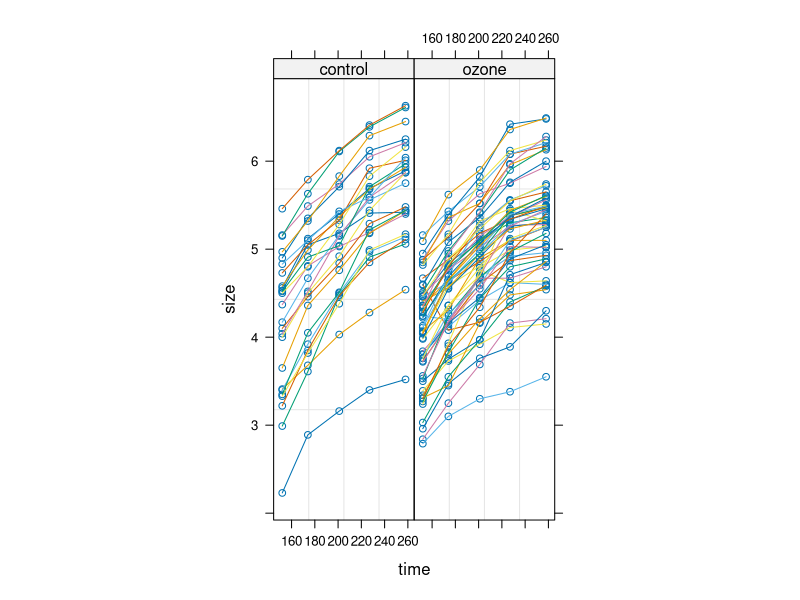

Source code (R):
# Exercise 12: Repeated measurement for Sitka spruce data

# Read data
#setwd(" ") # change to proper working directory, if needed
Sitka <- read.csv("Rscripts/data/exercise12.csv")
Sitka$tree <- factor(Sitka$tree)
Sitka$treat <- factor(Sitka$treat)
head(Sitka)

library(nlme)
Sitka.grp <- groupedData(size ~ time | tree, outer= ~treat, data=Sitka)
# nice plot of size vs time
plot(Sitka.grp, outer= ~treat, key=FALSE)

# 1: Compound symmetry: constant correlation among observations from same tree
(lme.tree1 <- gls(size ~ treat + time + treat:time, correlation =  corCompSymm(form = ~ 1 | tree), data=Sitka) ) 
summary(lme.tree1)
logLik(lme.tree1)
AIC(lme.tree1)

# Different specification of same model
(lme.tree1.1 <- lme(size ~ treat + time + treat:time, random= ~ 1  | tree, data=Sitka) ) 
summary(lme.tree1.1)
logLik(lme.tree1.1)
AIC(lme.tree1.1)

# 2: AR(1): autocorrelation
(lme.tree2 <- gls(size ~ treat + time + treat:time, correlation = corAR1(form = ~ 1 | tree), data=Sitka) )
summary(lme.tree2)
logLik(lme.tree2)
AIC(lme.tree2)

#3b: unstructured, heterogeneous variance
(lme.tree3a <- gls(size ~ treat + time + treat:time, 
                   correlation =  corSymm(form = ~ 1 | tree), 
                   weights=varIdent(form= ~ 1 | time), data=Sitka) ) 
summary(lme.tree3a)
logLik(lme.tree3a)
AIC(lme.tree3a)

#3b: unstructured, homogeneous variance
(lme.tree3b <- lme(size ~ treat + time + treat:time, 
                   random = list(tree = pdSymm(~ 1)), data=Sitka) ) 
summary(lme.tree3b)
logLik(lme.tree3b)
AIC(lme.tree3b)

# 4: random coefficient model)
lme.tree4 <- lme(size ~ treat + time + treat:time, random= ~ 1 + time | tree, data=Sitka.grp)
summary(lme.tree4)
logLik(lme.tree4)
AIC(lme.tree4)

# Compare F-values of fixed effects
anova(lme.tree1)
anova(lme.tree2)
anova(lme.tree3a)
anova(lme.tree3b)
anova(lme.tree4)

# Extract variance covariance matrices
getVarCov(lme.tree1)
getVarCov(lme.tree2)
getVarCov(lme.tree3a)
getVarCov(lme.tree3b)

getVarCov(lme.tree4, type="marginal")

getVarCov(lme.tree4, type="random.effects") # This is the covariance matrix of intercepts - slopes

# To get correlation matrix do e.g.

covmat3a <- getVarCov(lme.tree3a)
std3a <- sqrt(diag(covmat3a))
(corrmat3a <- diag(1/std3a) %*% covmat3a %*% diag(1/std3a))

# Do the same for the other 4 covariance matrices...



# We forgot something.....there could be quadratic effect of time

